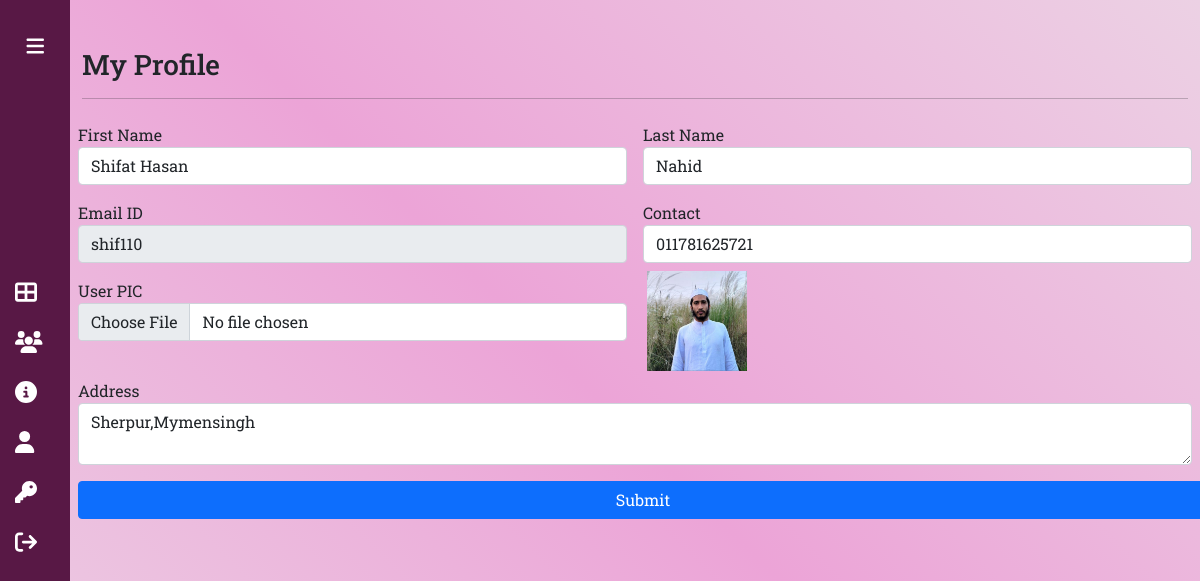
/profile-donor/ (signed in), run on the app's committed database.
### app/models.py (models this page shows)
class Donor (models.Model):
    user = models.ForeignKey(User, on_delete=models.CASCADE)
    contact = models.CharField(max_length=15, null=True)
    address = models.CharField(max_length=300, null=True)
    userpic=models.ImageField(upload_to='donor',null=True, blank=True)
    regdate = models.DateTimeField(auto_now_add=True)

### app/views.py (the view, shortened to what this page needs)
# urls.py: path("profile-donor/", views.profile_donor.as_view(), name="profile_donor"),
class profile_donor(View):
    def get(self, request):
        form1 = UserForm()
        form2 = DonorSignupForm()
        user = request.user
        donor = Donor.objects.get(user=user)
        return render(request,"profile-donor.html",locals())

### app/forms.py
class UserForm (UserCreationForm):
      password1 = forms.CharField(label='Password',widget=forms.PasswordInput(attrs={'class': 'form-control',
      'placeholder': 'Enter Password'}))
      password2 = forms.CharField(label='Confirm Password (again)', widget=forms. PasswordInput (attrs= {'class': 'form-control',
      'placeholder': 'Enter Password Again'}))
      class Meta:
          model=User
          fields=['first_name', 'last_name', 'username', 'email', 'password1', 'password2']
          widgets={
              'first_name': forms.TextInput(attrs={'class': 'form-control', 'placeholder': 'Enter First Name'}),
              'last_name': forms. TextInput (attrs={'class': 'form-control', 'placeholder': 'Enter Last Name'}),
              'username': forms.TextInput (attrs={'class': 'form-control', 'placeholder': 'Username'}),
              'email': forms.EmailInput (attrs={'class': 'form-control', 'placeholder': 'Email ID'}),
              }

class DonorSignupForm (forms.ModelForm):
      userpic = forms.ImageField(widget=forms.TextInput (attrs={'class': 'form-control'})),
      class Meta:
          model=Donor
          fields=['contact', 'userpic', 'address']
          widgets={
          'contact': forms.NumberInput (attrs={'class': 'form-control', 'placeholder': 'Contact Number'}),
            'address': forms.Textarea (attrs={'class': 'form-control', 'placeholder': 'Full Address'})
          }

### app/templates/profile-donor.html (shortened to what this page needs)
{% extends 'base-db-donor.html' %}
{% load static %}
{% block main %}
<div class="container mt-5 vh-100 table-responsive">
    <h3>My Profile</h3>
    <hr>
    <form action="" method="post" enctype="multipart/form-data" novalidate>
    <div class="row">
    <div class="col-sm-6 p-2">
        <div class="form-group">
            <label>First Name</label>
            <input type="text" name="firstname" placeholder="Enter First Name"  class="form-control"
             pattern="[A-Za-z]+" value="{{donor.user.first_name}}">
        </div>
    </div>
    <div class="col-sm-6 p-2">
        <div class="form-group">
            <label>Last Name</label>
            <input type="text" name="lastname" placeholder="Enter Last Name"  class="form-control"
            pattern="[A-Za-z]+" value="{{donor.user.last_name}}">
        </div>
    </div>
    <div class="col-sm-6 p-2">
        <div class="form-group">
            <label>Email ID</label>
            <input type="email" name="email" readonly placeholder="Email Address" required class="form-control"
             value="{{donor.user.username}}">
        </div>
    </div>
    <div class="col-sm-6 p-2">
        <div class="form-group">
            <label>Contact</label>
            <input type="text" name="contact" placeholder="Contact Number" required class="form-control"
            value="{{donor.contact}}">
        </div>
    </div>
    <div class="col-sm-6 p-2">
        <div class="form-group">
            <label>User PIC</label>
            <input type="file" name="userpic" class="form-control" value="{{donor.userpic.url}}">
        </div>
    </div>
    <div class="col-sm-6">
        <div class="form-group">
            <img src = "{{donor.userpic.url}}" width="100" height="100">
        </div>
    </div>
    <div class="col-sm-12 p-2">
        <div class="form-group">
            <label>Address</label>
            <textarea name="address" class="form-control" placeholder="Full Address">{{donor.address}}</textarea>
        </div>
    </div>
<input type="submit" value="Submit" class="m-2 px-3 btn btn-primary">
</div>
</form>
</div>
{% endblock main %}

### app/static/css/style-admin.css (style rules this page uses)
* { margin:0; padding:0; box-sizing: border-box; }
body { position: relative; min-height: 100vh; width: 100%; overflow: hidden; }

### app/templates/base-db-donor.html (style rules this page uses)
body { background-image: linear-gradient(45deg, #ECD1E4, #ECA4D7, #ECD1E4); }

### data on the page
Donor: firstname "Shifat Hasan", lastname "Nahid", email "shif110", contact "011781625721", userpic (picture), address "Sherpur,Mymensingh"
